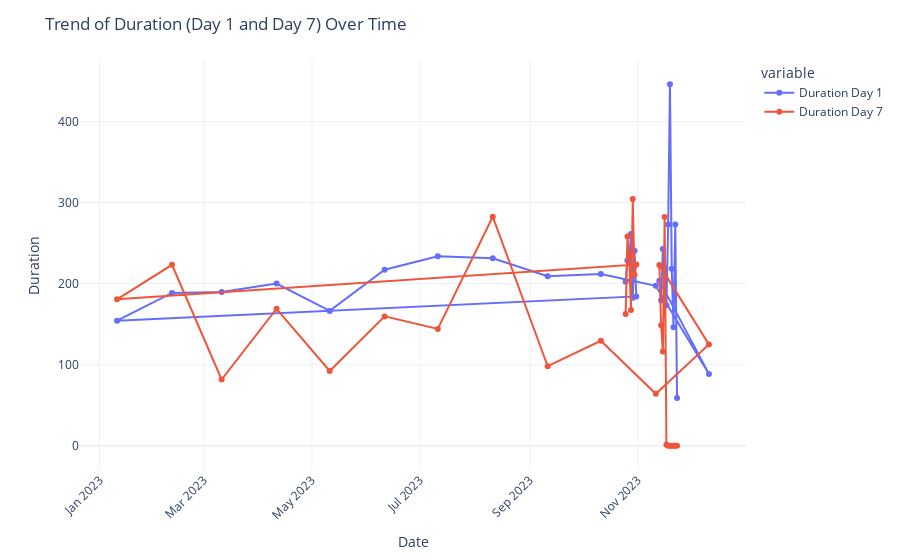

Here is the notebook cell this chart was saved with:
### Markdown cell above
#### Let’s have a look at the trend of duration over time

### Code cell
fig = px.line(data_frame=data, x='Date', y=['Duration Day 1', 'Duration Day 7'], markers=True, labels={'value': 'Duration'})
fig.update_layout(title='Trend of Duration (Day 1 and Day 7) Over Time', xaxis_title='Date', yaxis_title='Duration', xaxis=dict(tickangle=-45))
fig.show()

### Figure 1 — Plotly figure (JSON) as saved in the notebook; plotly's stock layout.template omitted (floating-point values rounded to 4 significant figures)
{"data": [{"hovertemplate": "variable=Duration Day 1<br>Date=%{x}<br>Duration=%{y}<extra></extra>", "legendgroup": "Duration Day 1", "line": {"color": "#636efa", "dash": "solid"}, "marker": {"symbol": "circle"}, "mode": "lines+markers", "name": "Duration Day 1", "orientation": "v", "showlegend": true, "type": "scatter", "x": ["2023-10-25T00:00:00", "2023-10-26T00:00:00", "2023-10-27T00:00:00", "2023-10-28T00:00:00", "2023-10-29T00:00:00", "2023-10-30T00:00:00", "2023-10-31T00:00:00", "2023-01-11T00:00:00", "2023-02-11T00:00:00", "2023-03-11T00:00:00", "2023-04-11T00:00:00", "2023-05-11T00:00:00", "2023-06-11T00:00:00", "2023-07-11T00:00:00", "2023-08-11T00:00:00", "2023-09-11T00:00:00", "2023-10-11T00:00:00", "2023-11-11T00:00:00", "2023-12-11T00:00:00", "2023-11-13T00:00:00", "2023-11-14T00:00:00", "2023-11-15T00:00:00", "2023-11-16T00:00:00", "2023-11-17T00:00:00", "2023-11-18T00:00:00", "2023-11-19T00:00:00", "2023-11-20T00:00:00", "2023-11-21T00:00:00", "2023-11-22T00:00:00", "2023-11-23T00:00:00"], "xaxis": "x", "y": [202.2, 228.6, 227.2, 261.1, 182.6, 240.5, 184.2, 154.3, 188.5, 189.7, 200.0, 166.3, 217.1, 233.6, 231.4, 209.1, 211.9, 197.3, 88.64, 203.6, 179.3, 242.8, 219.2, 173.2, 272.9, 445.9, 218.4, 146.2, 273.0, 59.05], "yaxis": "y"}, {"hovertemplate": "variable=Duration Day 7<br>Date=%{x}<br>Duration=%{y}<extra></extra>", "legendgroup": "Duration Day 7", "line": {"color": "#EF553B", "dash": "solid"}, "marker": {"symbol": "circle"}, "mode": "lines+markers", "name": "Duration Day 7", "orientation": "v", "showlegend": true, "type": "scatter", "x": ["2023-10-25T00:00:00", "2023-10-26T00:00:00", "2023-10-27T00:00:00", "2023-10-28T00:00:00", "2023-10-29T00:00:00", "2023-10-30T00:00:00", "2023-10-31T00:00:00", "2023-01-11T00:00:00", "2023-02-11T00:00:00", "2023-03-11T00:00:00", "2023-04-11T00:00:00", "2023-05-11T00:00:00", "2023-06-11T00:00:00", "2023-07-11T00:00:00", "2023-08-11T00:00:00", "2023-09-11T00:00:00", "2023-10-11T00:00:00", "2023-11-11T00:00:00", "2023-12-11T00:00:00", "2023-11-13T00:00:00", "2023-11-14T00:00:00", "2023-11-15T00:00:00", "2023-11-16T00:00:00", "2023-11-17T00:00:00", "2023-11-18T00:00:00", "2023-11-19T00:00:00", "2023-11-20T00:00:00", "2023-11-21T00:00:00", "2023-11-22T00:00:00", "2023-11-23T00:00:00"], "xaxis": "x", "y": [162.5, 258.1, 233.6, 167.4, 304.4, 210.9, 223.5, 180.7, 223.1, 81.71, 169, 92.2, 159.5, 144.1, 282.5, 98.1, 129.5, 64.08, 124.9, 223.1, 148.7, 116.2, 282.2, 1.25, 0, 0, 0, 0, 0, 0], "yaxis": "y"}], "layout": {"legend": {"title": {"text": "variable"}, "tracegroupgap": 0}, "margin": {"t": 60}, "title": {"text": "Trend of Duration (Day 1 and Day 7) Over Time"}, "xaxis": {"anchor": "y", "domain": [0, 1], "tickangle": -45, "title": {"text": "Date"}}, "yaxis": {"anchor": "x", "domain": [0, 1], "title": {"text": "Duration"}}}}
